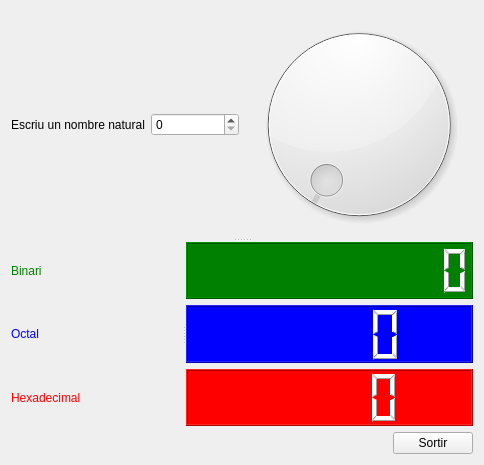
<?xml version="1.0" encoding="UTF-8"?>
<ui version="4.0">
 <class>MyForm</class>
 <widget class="QWidget" name="MyForm">
  <property name="geometry">
   <rect>
    <x>0</x>
    <y>0</y>
    <width>484</width>
    <height>465</height>
   </rect>
  </property>
  <property name="windowTitle">
   <string>Form</string>
  </property>
  <layout class="QVBoxLayout" name="verticalLayout_4">
   <item>
    <widget class="QSplitter" name="splitter_2">
     <property name="orientation">
      <enum>Qt::Vertical</enum>
     </property>
     <widget class="QWidget" name="">
      <layout class="QHBoxLayout" name="horizontalLayout_2">
       <item>
        <layout class="QHBoxLayout" name="horizontalLayout">
         <item>
          <widget class="QLabel" name="label">
           <property name="text">
            <string>Escriu un nombre natural</string>
           </property>
          </widget>
         </item>
         <item>
          <widget class="QSpinBox" name="spinBox">
           <property name="maximum">
            <number>1024</number>
           </property>
          </widget>
         </item>
        </layout>
       </item>
       <item>
        <widget class="QDial" name="dial">
         <property name="maximum">
          <number>1024</number>
         </property>
        </widget>
       </item>
      </layout>
     </widget>
     <widget class="QSplitter" name="splitter">
      <property name="orientation">
       <enum>Qt::Horizontal</enum>
      </property>
      <widget class="QWidget" name="">
       <layout class="QVBoxLayout" name="verticalLayout_3">
        <item>
         <widget class="QLabel" name="label_2">
          <property name="styleSheet">
           <string notr="true">color:green</string>
          </property>
          <property name="text">
           <string>Binari</string>
          </property>
         </widget>
        </item>
        <item>
         <widget class="QLabel" name="label_3">
          <property name="styleSheet">
           <string notr="true">color:blue</string>
          </property>
          <property name="text">
           <string>Octal</string>
          </property>
         </widget>
        </item>
        <item>
         <widget class="QLabel" name="label_4">
          <property name="styleSheet">
           <string notr="true">color:red</string>
          </property>
          <property name="text">
           <string>Hexadecimal</string>
          </property>
         </widget>
        </item>
       </layout>
      </widget>
      <widget class="QWidget" name="">
       <layout class="QVBoxLayout" name="verticalLayout">
        <item>
         <widget class="QLCDNumber" name="lcdNumber_3">
          <property name="styleSheet">
           <string notr="true">color:white;
background:green</string>
          </property>
          <property name="digitCount">
           <number>11</number>
          </property>
         </widget>
        </item>
        <item>
         <widget class="QLCDNumber" name="lcdNumber_4">
          <property name="styleSheet">
           <string notr="true">color:white;
background:blue</string>
          </property>
         </widget>
        </item>
        <item>
         <widget class="QLCDNumber" name="lcdNumber_2">
          <property name="styleSheet">
           <string notr="true">color:white;
background:red</string>
          </property>
         </widget>
        </item>
       </layout>
      </widget>
     </widget>
    </widget>
   </item>
   <item>
    <layout class="QHBoxLayout" name="horizontalLayout_3">
     <item>
      <spacer name="horizontalSpacer">
       <property name="orientation">
        <enum>Qt::Horizontal</enum>
       </property>
       <property name="sizeHint" stdset="0">
        <size>
         <width>40</width>
         <height>20</height>
        </size>
       </property>
      </spacer>
     </item>
     <item>
      <widget class="QPushButton" name="pushButton">
       <property name="text">
        <string>Sortir</string>
       </property>
      </widget>
     </item>
    </layout>
   </item>
  </layout>
 </widget>
 <resources/>
 <connections>
  <connection>
   <sender>pushButton</sender>
   <signal>clicked()</signal>
   <receiver>MyForm</receiver>
   <slot>close()</slot>
   <hints>
    <hint type="sourcelabel">
     <x>419</x>
     <y>427</y>
    </hint>
    <hint type="destinationlabel">
     <x>303</x>
     <y>411</y>
    </hint>
   </hints>
  </connection>
  <connection>
   <sender>spinBox</sender>
   <signal>valueChanged(int)</signal>
   <receiver>dial</receiver>
   <slot>setValue(int)</slot>
   <hints>
    <hint type="sourcelabel">
     <x>217</x>
     <y>86</y>
    </hint>
    <hint type="destinationlabel">
     <x>384</x>
     <y>94</y>
    </hint>
   </hints>
  </connection>
  <connection>
   <sender>dial</sender>
   <signal>valueChanged(int)</signal>
   <receiver>spinBox</receiver>
   <slot>setValue(int)</slot>
   <hints>
    <hint type="sourcelabel">
     <x>359</x>
     <y>53</y>
    </hint>
    <hint type="destinationlabel">
     <x>223</x>
     <y>91</y>
    </hint>
   </hints>
  </connection>
  <connection>
   <sender>spinBox</sender>
   <signal>valueChanged(int)</signal>
   <receiver>lcdNumber_3</receiver>
   <slot>setBinMode()</slot>
   <hints>
    <hint type="sourcelabel">
     <x>206</x>
     <y>83</y>
    </hint>
    <hint type="destinationlabel">
     <x>293</x>
     <y>216</y>
    </hint>
   </hints>
  </connection>
  <connection>
   <sender>spinBox</sender>
   <signal>valueChanged(int)</signal>
   <receiver>lcdNumber_4</receiver>
   <slot>setOctMode()</slot>
   <hints>
    <hint type="sourcelabel">
     <x>219</x>
     <y>91</y>
    </hint>
    <hint type="destinationlabel">
     <x>302</x>
     <y>295</y>
    </hint>
   </hints>
  </connection>
  <connection>
   <sender>spinBox</sender>
   <signal>valueChanged(int)</signal>
   <receiver>lcdNumber_2</receiver>
   <slot>setHexMode()</slot>
   <hints>
    <hint type="sourcelabel">
     <x>208</x>
     <y>83</y>
    </hint>
    <hint type="destinationlabel">
     <x>350</x>
     <y>383</y>
    </hint>
   </hints>
  </connection>
  <connection>
   <sender>spinBox</sender>
   <signal>valueChanged(int)</signal>
   <receiver>lcdNumber_3</receiver>
   <slot>display(int)</slot>
   <hints>
    <hint type="sourcelabel">
     <x>222</x>
     <y>89</y>
    </hint>
    <hint type="destinationlabel">
     <x>273</x>
     <y>210</y>
    </hint>
   </hints>
  </connection>
  <connection>
   <sender>spinBox</sender>
   <signal>valueChanged(int)</signal>
   <receiver>lcdNumber_4</receiver>
   <slot>display(int)</slot>
   <hints>
    <hint type="sourcelabel">
     <x>218</x>
     <y>92</y>
    </hint>
    <hint type="destinationlabel">
     <x>295</x>
     <y>295</y>
    </hint>
   </hints>
  </connection>
  <connection>
   <sender>spinBox</sender>
   <signal>valueChanged(int)</signal>
   <receiver>lcdNumber_2</receiver>
   <slot>display(int)</slot>
   <hints>
    <hint type="sourcelabel">
     <x>205</x>
     <y>92</y>
    </hint>
    <hint type="destinationlabel">
     <x>277</x>
     <y>383</y>
    </hint>
   </hints>
  </connection>
 </connections>
</ui>
